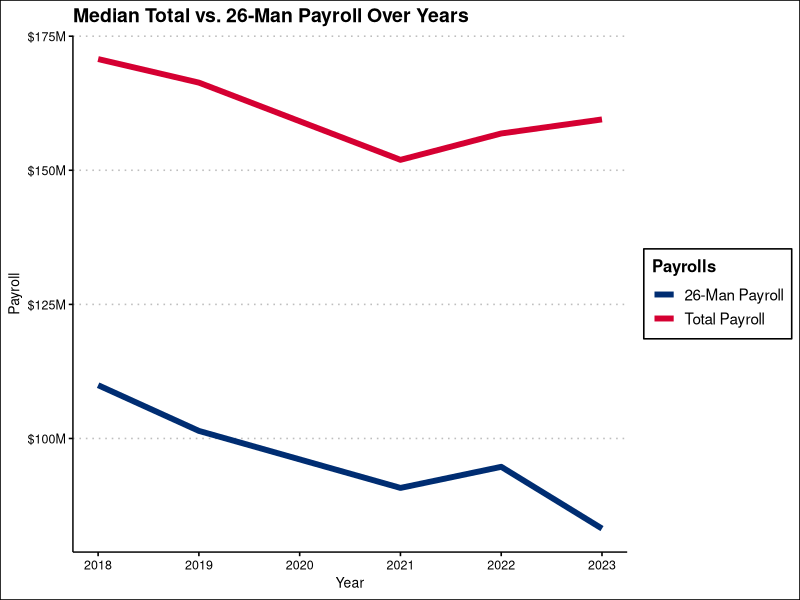
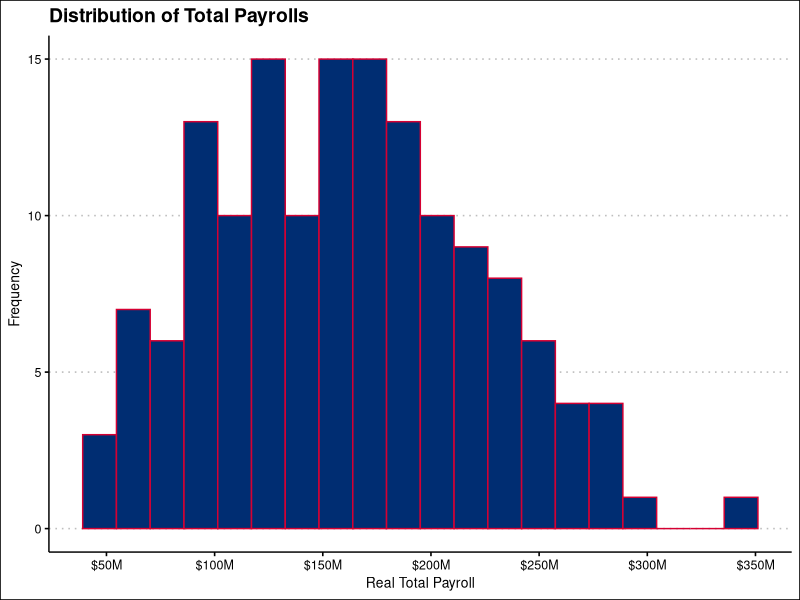
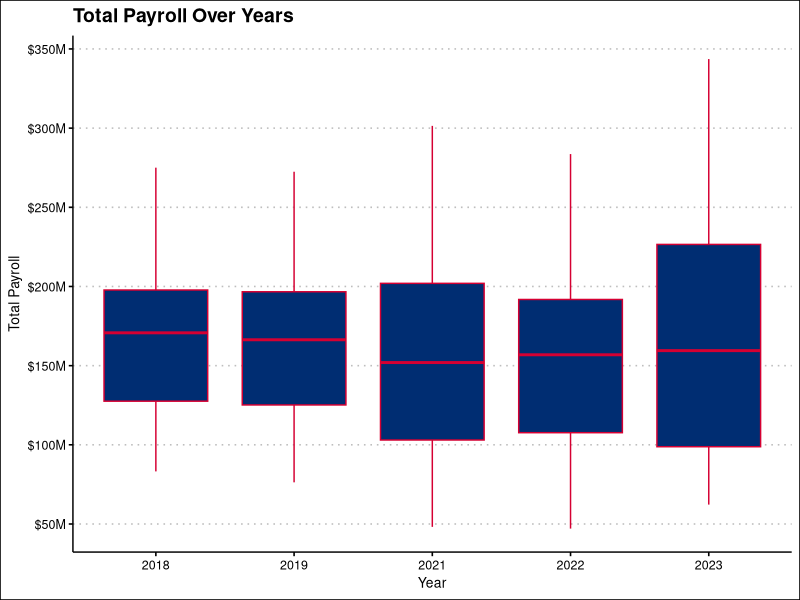
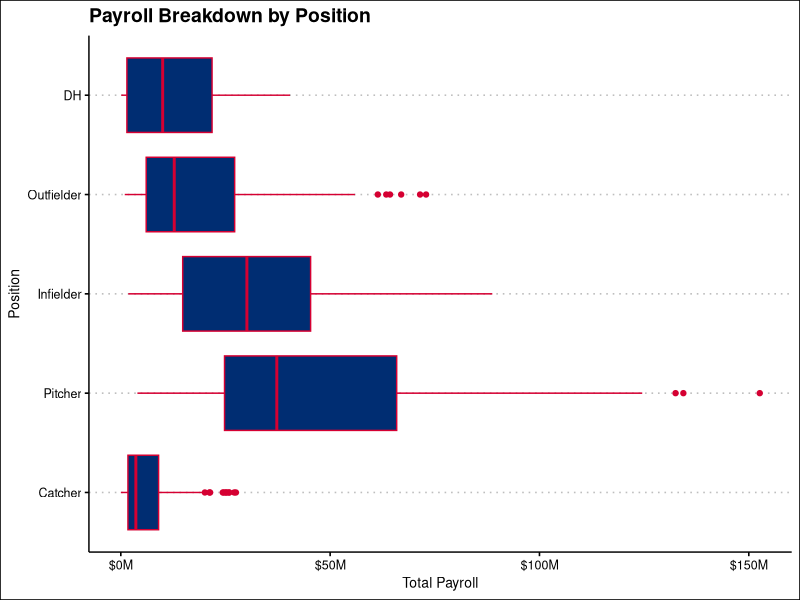
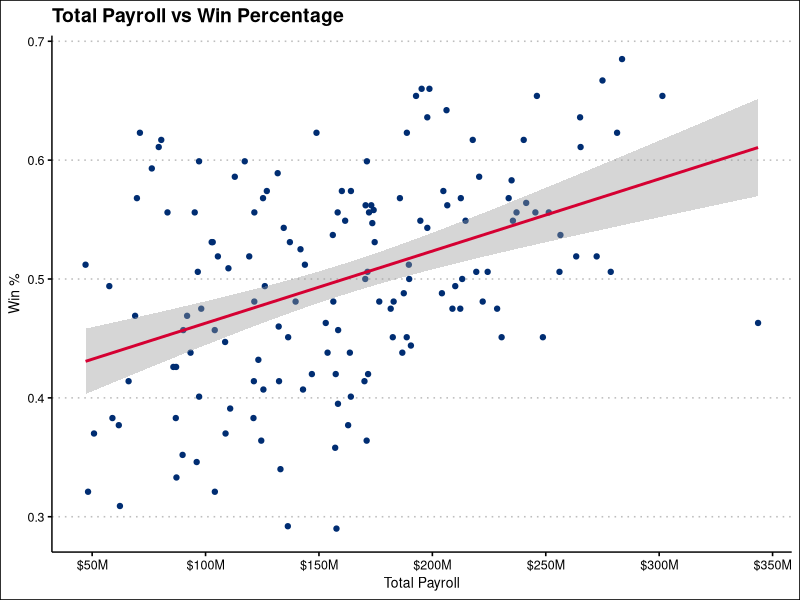
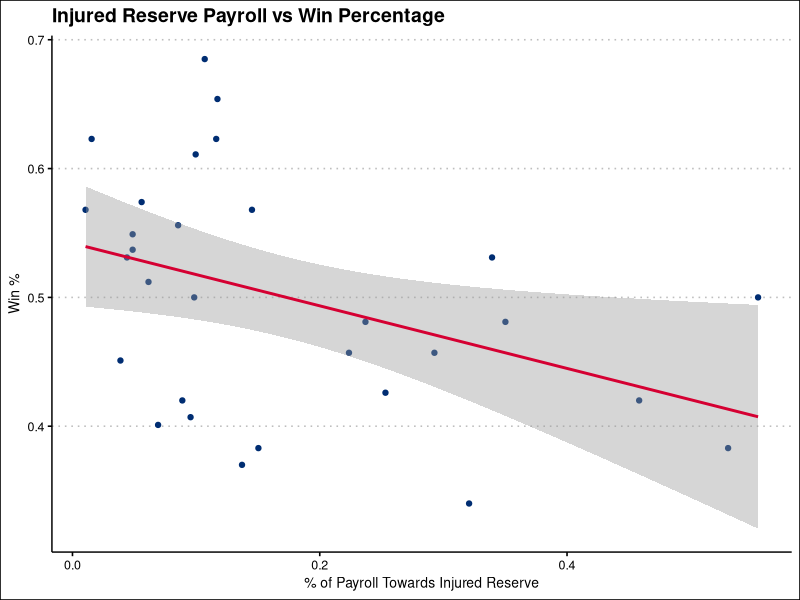

Write R code to recreate these figures, in order.
## ---- chunk 1
knitr::opts_chunk$set(echo = TRUE, tidy = TRUE)
## ---- chunk 2
library('readxl')
library('tidyverse')
library('knitr')

payrollPosition18 <- read_excel("../data/mlb_payroll_tracker_positional_breakdown_2018.xlsx")
payrollPosition19 <- read_excel("../data/mlb_payroll_tracker_positional_breakdown_2019.xlsx")
payrollPosition21 <- read_excel("../data/mlb_payroll_tracker_positional_breakdown_2021.xlsx")
payrollPosition22 <- read_excel("../data/mlb_payroll_tracker_positional_breakdown_2022.xlsx")
payrollPosition23 <- read_excel("../data/mlb_payroll_tracker_positional_breakdown_2023.xlsx")

payrollRoster18 <- read_excel("../data/mlb_payroll_tracker_roster_breakdown_2018.xlsx")
payrollRoster19 <- read_excel("../data/mlb_payroll_tracker_roster_breakdown_2019.xlsx")
payrollRoster21 <- read_excel("../data/mlb_payroll_tracker_roster_breakdown_2021.xlsx")
payrollRoster22 <- read_excel("../data/mlb_payroll_tracker_roster_breakdown_2022.xlsx")
payrollRoster23 <- read_excel("../data/mlb_payroll_tracker_roster_breakdown_2023.xlsx")
## ---- chunk 3
filterPayrollRoster <- function(dataFrame) {
  filteredDataFrame <- dataFrame %>%
    filter(RANK != 'LEAGUE AVERAGE')
  return(filteredDataFrame)
}

rosterNames <- c("payrollRoster18", "payrollRoster19", "payrollRoster21", "payrollRoster22", "payrollRoster23")

for (name in rosterNames) {
  assign(name, filterPayrollRoster(get(name)))
}
## ---- chunk 4
payrollRosterList <- list(payrollRoster18, payrollRoster19, payrollRoster21, payrollRoster22, payrollRoster23)
payrollPositionList <- list(payrollPosition18, payrollPosition19, payrollPosition21, payrollPosition22, payrollPosition23)

payrollDataNames <- c("payrollData18", "payrollData19", "payrollData21", "payrollData22", "payrollData23")

for (i in 1:length(payrollRosterList)) {
  payrollRosterList[[i]]$RANK <- as.integer(payrollRosterList[[i]]$RANK)

  payrollData <- full_join(payrollPositionList[[i]], payrollRosterList[[i]], by = c('TEAM', 'RANK', 'ROSTER'))
  
  assign(payrollDataNames[i], payrollData)
}

payrollData18$year <- 2018
payrollData19$year <- 2019
payrollData21$year <- 2021
payrollData22$year <- 2022
payrollData23$year <- 2023

payrollData18 <- payrollData18 %>% rename('total'='2018 TOTAL PAYROLL')
payrollData19 <- payrollData19 %>% rename('total'='2019 TOTAL PAYROLL')
payrollData21 <- payrollData21 %>% rename('total'='2021 TOTAL PAYROLL')
payrollData22 <- payrollData22 %>% rename('total'='2022 TOTAL PAYROLL')
payrollData23 <- payrollData23 %>% rename('total'='2023 TOTAL PAYROLL')

payrollData18 <- payrollData18 %>% rename('normalized'='25-MAN PAYROLL')
payrollData19 <- payrollData19 %>% rename('normalized'='25-MAN PAYROLL')
payrollData21 <- payrollData21 %>% rename('normalized'='26-MAN PAYROLL')
payrollData22 <- payrollData22 %>% rename('normalized'='26-MAN PAYROLL')
payrollData23 <- payrollData23 %>% rename('normalized'='26-MAN PAYROLL')

payrollData <- rbind(payrollData18, payrollData19, payrollData21, payrollData22, payrollData23)
## ---- chunk 5
payrollData <- payrollData %>%
  select('year', 'RANK', 'TEAM', 'WIN %', 'ROSTER', 'CATCHER $',
         'INFIELD $', 'OUTFIELD $', 'DH $', 'PITCHING $',
         'total', 'normalized', 'INJURED RESERVE', 'RETAINED', 'BURIED')
## ---- chunk 6
payrollData <- payrollData %>%
  rename(
    rank = 'RANK',
    team = 'TEAM',
    winPercentage = 'WIN %',
    roster = 'ROSTER',
    catcher = 'CATCHER $', 
    infield = 'INFIELD $',
    outfield = 'OUTFIELD $',
    dh = 'DH $',
    pitching = 'PITCHING $',
    injuredReserve = 'INJURED RESERVE',
    retained = 'RETAINED',
    buried = 'BURIED'
  )
## ---- chunk 7
payrollData <- payrollData %>%
  mutate(team = ifelse(team == "Cleveland Indians", "Cleveland Guardians", team))
## ---- chunk 8
sapply(payrollData, class)
## ---- chunk 9
payrollData$dh <- as.numeric(payrollData$dh)
payrollData$injuredReserve <- as.numeric(payrollData$injuredReserve)
## ---- chunk 10
cpi <- read_csv("../data/CPIAUCSL.csv")

cpi <- cpi %>% rename(date = 'DATE', index = 'CPIAUCSL_NBD20230101')
cpi$index <- as.double(cpi$index)

cpi <- cpi %>%
  filter(format(as.Date(date), "%m-%d") == "01-01") %>%
  mutate(date = format(as.Date(date), "%Y"))

baseIndex <- cpi[cpi$date==2023, 'index']

infl1823 <- baseIndex / cpi[cpi$date==2018, 'index']
infl1923 <- baseIndex / cpi[cpi$date==2019, 'index']
infl2123 <- baseIndex / cpi[cpi$date==2021, 'index']
infl2223 <- baseIndex / cpi[cpi$date==2022, 'index']
infl2323 <- baseIndex / cpi[cpi$date==2023, 'index']

inflFactors <- c('2018' = infl1823, '2019' = infl1923, '2021' = infl2123, '2022' = infl2223, '2023' = infl2323)
inflFactors <- unlist(inflFactors)

payrollData <- payrollData %>%
  mutate(
    across(c(catcher, infield, outfield, dh, pitching, total, normalized, injuredReserve, retained, buried),
           ~ .x * sapply(year, function(y) inflFactors[paste0(y, ".index")]))
  )
## ---- chunk 11
meanTotal <- format(round(mean(payrollData$total), 2), nsmall = 2)
medianTotal <- format(round(median(payrollData$total), 2), nsmall = 0)
sdTotal <- format(round(sd(payrollData$total), 2), nsmall = 2)
## ---- chunk 12
summary(payrollData)
## ---- chunk 13
library(ggplot2)
library(ggthemes)
library(gridExtra)
theme_set(theme_clean())
## ---- chunk 14
aggData <- payrollData %>%
  group_by(year) %>%
  summarize(total = median(total), normalized = median(normalized))

ggplot(aggData, aes(x=year)) + 
    geom_line(aes(y=total, color="Total Payroll"), size=2) + 
    geom_line(aes(y=normalized, color="26-Man Payroll"), size=2) +
    scale_color_manual(name="Payrolls",values=c("#002D72", "#D50032"))+
    labs(title="Median Total vs. 26-Man Payroll Over Years", x="Year", y="Payroll") +
    scale_y_continuous(labels = scales::dollar_format(scale = 1e-6, prefix = "$", suffix = "M"), breaks = seq(0, 200000000, 25000000))
## ---- chunk 15
ggplot(payrollData, aes(x=total)) + 
  geom_histogram(bins=20, fill="#002D72", color="#D50032") +
  labs(title="Distribution of Total Payrolls", x="Real Total Payroll", y="Frequency") +
  scale_x_continuous(labels = scales::dollar_format(scale = 1e-6, prefix = "$", suffix = "M"), breaks = seq(0, 350000000, 50000000))
## ---- chunk 16
ggplot(payrollData, aes(x=factor(year), y=total)) +
  geom_boxplot(fill="#002D72", color="#D50032") +
  labs(title="Total Payroll Over Years", x="Year", y="Total Payroll") +
  scale_y_continuous(labels = scales::dollar_format(scale = 1e-6, prefix = "$", suffix = "M"), breaks = seq(0, 350000000, 50000000))
## ---- chunk 17
library(reshape2)
payrollLong <- melt(payrollData, id.vars = c("year", "team"), 
                    measure.vars = c("catcher", "pitching", "infield", "outfield", "dh"),
                    variable.name = "position", value.name = "payroll")
payrollLong$payroll <- as.numeric(payrollLong$payroll)

payrollLong <- payrollLong %>% 
  group_by(year, team, position) %>%
  summarize(payroll = sum(payroll))

ggplot(payrollLong, aes(x=payroll, y=position)) +
  geom_boxplot(fill="#002D72", color="#D50032") +
  labs(title="Payroll Breakdown by Position", x="Total Payroll", y="Position") +
  scale_x_continuous(labels = scales::dollar_format(scale = 1e-6, prefix = "$", suffix = "M"), breaks = seq(0, 350000000, 50000000)) +
  scale_y_discrete(labels = c("dh" = "DH", 
                              "outfield" = "Outfielder",
                              "infield" = "Infielder",
                              "pitching" = "Pitcher",
                              "catcher" = "Catcher"))
## ---- chunk 18
ggplot(payrollData, aes(x=total, y=winPercentage)) +
  geom_point(color="#002D72") +
  geom_smooth(method=lm, color="#D50032") +
  labs(x="Total Payroll", y="Win %", title="Total Payroll vs Win Percentage") +
  scale_x_continuous(labels = scales::dollar_format(scale = 1e-6, prefix = "$", suffix = "M"), breaks = seq(0, 350000000, 50000000))
## ---- chunk 19
library(broom)
corrtest <- cor.test(payrollData$total, payrollData$winPercentage, method="pearson")
tidy(corrtest)
## ---- chunk 20
payrollData[payrollData$year == 2022, ] %>%
  filter(total > mean(total)) %>%
  filter(winPercentage > mean(winPercentage))
## ---- chunk 21
payrollData[payrollData$year == 2022, ] %>%
  filter(total < mean(total)) %>%
  filter(winPercentage < mean(winPercentage))
## ---- chunk 22
payrollData[payrollData$year == 2022, ] %>%
  mutate(pctIR = injuredReserve / total) %>%
  ggplot(aes(x=pctIR, y = winPercentage)) +
  geom_point(color="#002D72") +
  geom_smooth(method=lm, color="#D50032") +
  labs(x="% of Payroll Towards Injured Reserve", y="Win %", title="Injured Reserve Payroll vs Win Percentage")
## ---- chunk 23
payrollData[payrollData$year == 2022, ] %>%
  filter(team == 'Houston Astros' | team == 'Philadelphia Phillies')
